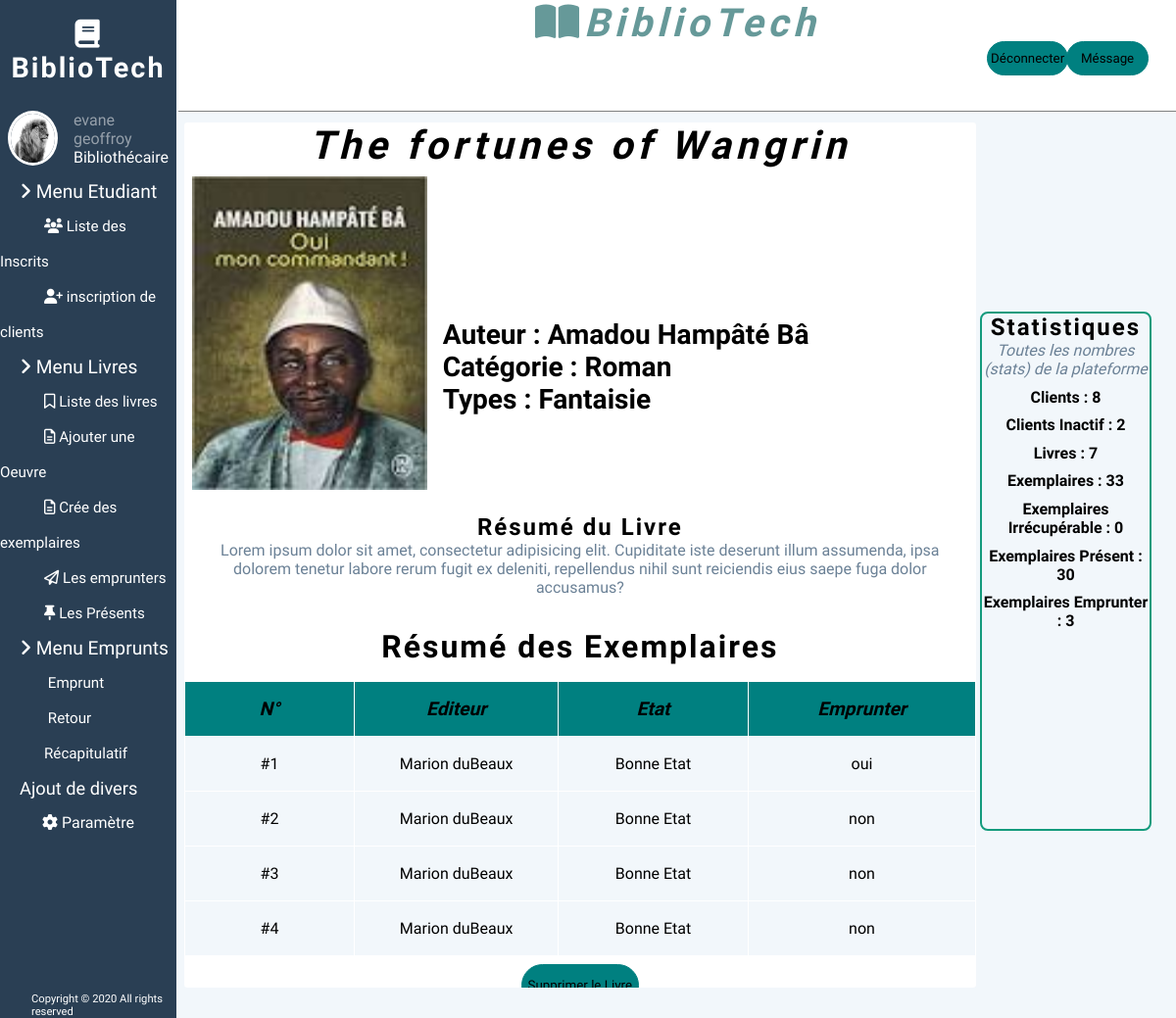
The page /Views/livres_detail.php?id=58&oeuvre=19 (signed in) on the database its author committed.
### tables this page shows
CREATE TABLE IF NOT EXISTS `oeuvre` (
  `id` int NOT NULL AUTO_INCREMENT,
  `nom` varchar(10000) NOT NULL,
  `auteur_id` int NOT NULL,
  PRIMARY KEY (`id`),
  KEY `fk_auteur_oeuvre` (`auteur_id`)
);

CREATE TABLE IF NOT EXISTS `photo` (
  `id` int NOT NULL AUTO_INCREMENT,
  `nom` varchar(100) DEFAULT NULL,
  PRIMARY KEY (`id`)
);

CREATE TABLE IF NOT EXISTS `auteur` (
  `id` int NOT NULL AUTO_INCREMENT,
  `nom` varchar(500) NOT NULL,
  PRIMARY KEY (`id`)
);

CREATE TABLE IF NOT EXISTS `categorie` (
  `id` int NOT NULL AUTO_INCREMENT,
  `nom` varchar(200) NOT NULL,
  PRIMARY KEY (`id`)
);

CREATE TABLE IF NOT EXISTS `types` (
  `id` int NOT NULL AUTO_INCREMENT,
  `nom` varchar(200) NOT NULL,
  PRIMARY KEY (`id`)
);

CREATE TABLE IF NOT EXISTS `livres` (
  `id` int NOT NULL AUTO_INCREMENT,
  `oeuvre_id` int NOT NULL,
  `auteur_id` int NOT NULL,
  `types_id` int NOT NULL,
  `categorie_id` int NOT NULL,
  `photo_id` int NOT NULL,
  `resumes` text NOT NULL,
  PRIMARY KEY (`id`),
  KEY `fk_type` (`types_id`),
  KEY `fk_categorie` (`categorie_id`),
  KEY `fk_photo` (`photo_id`) USING BTREE,
  KEY `fk_auteur` (`auteur_id`) USING BTREE,
  KEY `fk_oeuvre` (`oeuvre_id`)
);

CREATE TABLE IF NOT EXISTS `exemplaires` (
  `id` int NOT NULL AUTO_INCREMENT,
  `auteur_exem_id` int NOT NULL,
  `oeuvre_exem_id` int NOT NULL,
  `types_exem_id` int NOT NULL,
  `categorie_exem_id` int NOT NULL,
  `editeur_id` int NOT NULL,
  `etat_id` int NOT NULL,
  `emprunter` tinyint(1) NOT NULL,
  PRIMARY KEY (`id`),
  KEY `fk_exem_auteur` (`auteur_exem_id`),
  KEY `fk_exem_type` (`types_exem_id`),
  KEY `fk_exem_categorie` (`categorie_exem_id`),
  KEY `fk_etat` (`etat_id`),
  KEY `fk_exem_editeur` (`editeur_id`),
  KEY `fk_exem_oeuvre` (`oeuvre_exem_id`)
);

CREATE TABLE IF NOT EXISTS `editeur` (
  `id` int NOT NULL AUTO_INCREMENT,
  `nom` varchar(100) DEFAULT NULL,
  PRIMARY KEY (`id`)
);

CREATE TABLE IF NOT EXISTS `etat` (
  `id` int NOT NULL AUTO_INCREMENT,
  `nom` varchar(200) NOT NULL,
  PRIMARY KEY (`id`)
);

### Views/livres_detail.php (the view, shortened to what this page needs)
<?php
include("./parts/head.php");
include('../php/connexion.php');
$id = $_GET['id'];
$i = 1;
$reqs = $connexion->prepare('SELECT * FROM livres WHERE id = :livre');
$reqs->execute(['livre' => $id]);
$ress = $reqs->fetch();
$oeuvre = $_GET['oeuvre'];
$books = $connexion->query('SELECT * FROM exemplaires WHERE oeuvre_exem_id = \'' . $oeuvre . '\'');
include("./parts/section/nav.php");
include("./parts/section/header.php");
?>
<div class="contain">
    <h1 class="book-title"><?php $req = $connexion->prepare('SELECT * FROM oeuvre WHERE id = :photo');
                            $req->execute(['photo' => $ress['oeuvre_id']]);
                            $res = $req->fetch();
                            echo $res['nom']; ?></h1>
    <div class="info-book">
        <div class="img-book">
            <img src="../Static/img/livres/<?php $req = $connexion->prepare('SELECT * FROM photo WHERE id = :photo');
                                            $req->execute(['photo' => $ress['photo_id']]);
                                            $res = $req->fetch();
                                            echo $res['nom']; ?>" alt="livres">
        </div>
        <div class="detail-book">
            <h3>Auteur : <?php $req0 = $connexion->prepare('SELECT * FROM auteur WHERE id = :auteur');
                            $req0->execute(['auteur' => $ress['auteur_id']]);
                            $res0 = $req0->fetch();
                            echo $res0['nom']; ?></h3>
            <h3>Catégorie : <?php $req1 = $connexion->prepare('SELECT * FROM categorie WHERE id = :categorie');
                            $req1->execute(['categorie' => $ress['categorie_id']]);
                            $res1 = $req1->fetch();
                            echo $res1['nom']; ?></h3>
            <h3>Types : <?php $req2 = $connexion->prepare('SELECT * FROM types WHERE id = :types');
                        $req2->execute(['types' => $ress['types_id']]);
                        $res2 = $req2->fetch();
                        echo $res2['nom']; ?></h3>
        </div>
    </div>
    <div class="resume-book">
        <h2>Résumé du Livre</h2>
        <p>
            <?php echo $ress['resumes'];
            ?>
        </p>
    </div>
    <div class="tableau">
        <h2>Résumé des Exemplaires</h2>
        <table>
            <tr>
                <th>N°</th>
                <th>Editeur</th>
                <th>Etat</th>
                <th>Emprunter</th>
            </tr>
            <?php while($book = $books->fetch()) { ?>
                <tr>
                    <td><?php echo '#'.$i++; ?></td>
                    <td><?php $req20 = $connexion->prepare('SELECT * FROM editeur WHERE id = :types');
                        $req20->execute(['types' => $book['editeur_id']]);
                        $res20 = $req20->fetch();
                        echo $res20['nom']; ?></td>
                    <td><?php $req2 = $connexion->prepare('SELECT * FROM etat WHERE id = :types');
                        $req2->execute(['types' => $book['etat_id']]);
                        $res2 = $req2->fetch();
                        echo $res2['nom']; ?></td>
                    <td><?php if($book['emprunter'] == true){
                        echo 'oui';
                    }else{
                        echo 'non';
                    } ?></td>
                </tr>
            <?php } ?>
        </table>
        <button class="delete"><a href="../php/delete_livres.php?id_oeuvre=<?php echo $ress['oeuvre_id']; ?>">Supprimer le Livre</a></button>
    </div>
</div>
<?php
include("./parts/section/float.php");
include("./parts/foot.php"); ?>

### rows shown on the page
oeuvre: nom "The fortunes of Wangrin"
photo: nom (picture)
auteur: nom "Amadou Hampâté Bâ"
categorie: nom "Roman"
types: nom "Fantaisie"
livres: resumes "Lorem ipsum dolor sit amet, consectetur adipisicing elit. Cupiditate iste deserunt illum assumenda, ipsa dolorem tenetur labore rerum fugit ex deleniti, repellendus nihil sunt reiciendis eius saepe fuga dolor accusamus?"
exemplaires: editeur.nom "Marion duBeaux", etat.nom "Bonne Etat", emprunter "oui"
exemplaires: editeur.nom "Marion duBeaux", etat.nom "Bonne Etat", emprunter "non"
exemplaires: editeur.nom "Marion duBeaux", etat.nom "Bonne Etat", emprunter "non"
exemplaires: editeur.nom "Marion duBeaux", etat.nom "Bonne Etat", emprunter "non"

### other values the page prints
$_SESSION['name']['nom'] "evane"
$_SESSION['name']['prenom'] "geoffroy"
$i "8"
$i "2"
$i "7"
$i "33"
$i "0"
$i "30"
$i "3"
